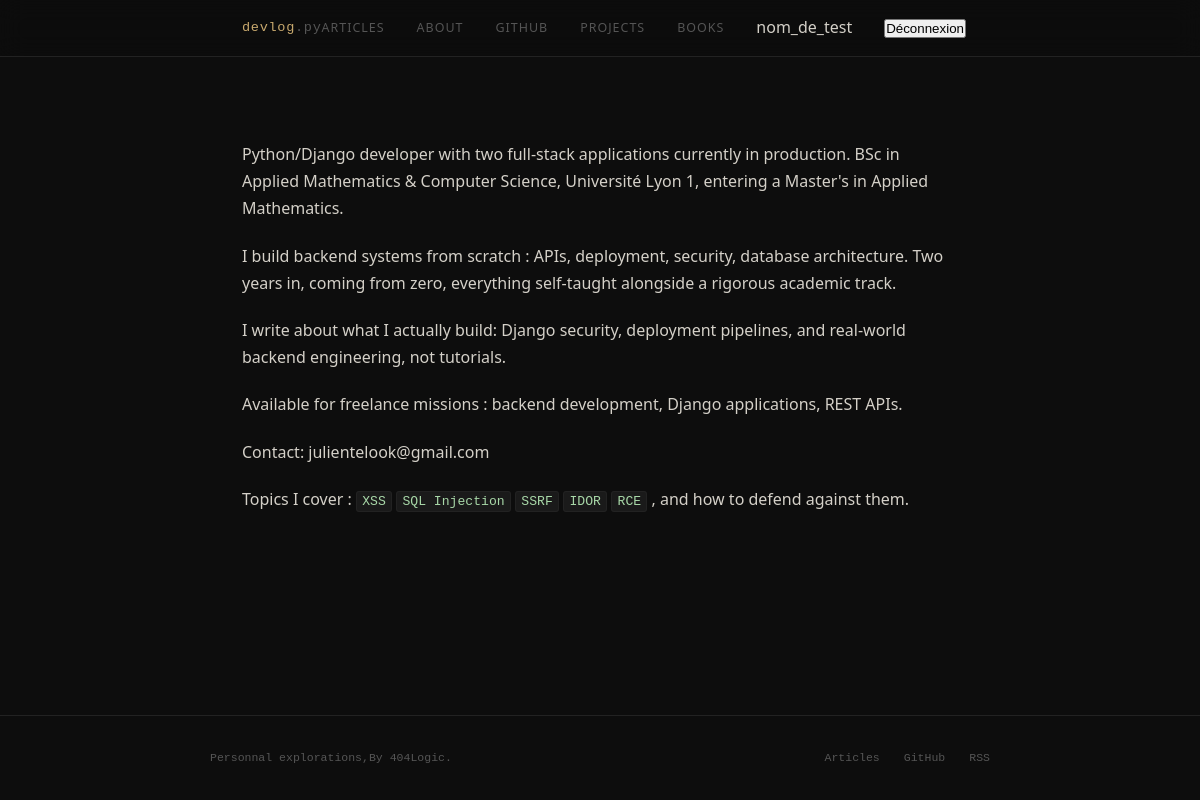
Page /my_profile/ (signed in) on the committed database.
### internaute/models.py (models this page shows)
class Internaute(AbstractUser):
    abonne = models.BooleanField(null=False,default=False)
    email = models.EmailField(unique=True)

### my_profile/models.py (models this page shows, shortened)
class Profile(models.Model):
    bio_description = models.TextField(null=False)
    github_link = models.URLField(max_length=50, unique=True, null=True, blank=True)
    linkedin_link = models.URLField(max_length=50, unique=True, null=True, blank=True)

### my_profile/views.py (the view)
# urls.py: path('',views.my_profile_presentation,name='my_profile'),
def my_profile_presentation(request):
    profile = get_object_or_404(Profile,pk=1)
    profile.content_rendered = render_markdown(profile.bio_description)
    return render(request,'my_profile/personal.html',{'profile':profile})

### post/views.py (called while the page is built)
def render_markdown(content):
    return markdown.markdown(
        content,
        extensions=['fenced_code', 'codehilite','tables']
    )

### my_profile/templates/my_profile/personal.html
{% extends "base.html" %}
{% block content %}
    <p> {{profile.content_rendered | safe}} </p>
{% endblock %}

### templates/header.html (shortened to what this page needs)
  <header>
    <div class="header-inner">
      <a class="logo" href="/">devlog<span>.py</span></a>
      <nav>
          <a href="/">Articles</a>
          <a href="/my_profile">About</a>
          <a href="https://github.com/fork71enthropy/blog" target="_blank">GitHub</a>
          <a href="/my_profile/projects">Projects</a>
          <a href="/my_profile/books">Books</a>
          {% if user.is_authenticated %}
              <span>{{ user.username }}</span>
              <form method="post" action="{% url 'logout' %}" style="display:inline;">
                  <button type="submit">Déconnexion</button>
              </form>
          {% else %}
              <a href="{% url 'login' %}">Connexion</a>
              <a href="/internaute">Subscribe</a>
          {% endif %}
      </nav>
    </div>
  </header>

### post/static/css/style.css (style rules this page uses)
*, *::before, *::after { box-sizing: border-box; margin: 0; padding: 0; }
:root { --bg: #0d0d0d; --surface: #141414; --border: #222; --muted: #555; --text: #d4d0c8; --heading: #f0ece0; --accent: #c8a96e; --accent-dim:#7a6540; --code-bg: #1a1a1a; --font-serif: 'Instrument Serif', Georgia, serif; --font-mono: 'DM Mono', 'Courier New', monospace; --font-sans: 'Geist', system-ui, sans-serif; }
html { font-size: 16px; scroll-behavior: smooth; }
body { background: var(--bg); color: var(--text); font-family: var(--font-sans); font-weight: 300; line-height: 1.7; min-height: 100vh; display: flex; flex-direction: column; }
header { border-bottom: 1px solid var(--border); position: sticky; top: 0; background: rgba(13,13,13,0.92); backdrop-filter: blur(12px); z-index: 100; }
.header-inner { max-width: 780px; margin: 0 auto; padding: 0 2rem; height: 56px; display: flex; align-items: center; justify-content: space-between; }
.logo { font-family: var(--font-mono); font-size: 0.85rem; color: var(--accent); text-decoration: none; letter-spacing: 0.05em; }
.logo span { color: var(--muted); }
nav { display: flex; gap: 2rem; align-items: center; }
nav a { font-size: 0.78rem; font-weight: 400; color: var(--muted); text-decoration: none; letter-spacing: 0.08em; text-transform: uppercase; transition: color 0.2s; }
p { margin-bottom: 1.25rem; }
a { color: var(--accent); text-decoration: none; }
code { font-family: var(--font-mono); font-size: 0.82em; background: var(--code-bg); color: #a8d8a8; padding: 0.15em 0.4em; border-radius: 3px; border: 1px solid var(--border); }

### rows in the picture
Internaute: username "nom_de_test"
Profile: content_rendered "Python/Django developer with two full-stack applications currently in production. BSc in Applied Mathematics & Computer Science, Université Lyon 1, entering a Master's in Applied Mathematics. I build backend systems from scratch : APIs, deployment, security, database architecture. Two years in, coming from zero, everything self-taught alongside a rigorous academic track. I write about what I actually build: Django security, deployment pipelines, and real-world backend engineering, not tutorials. Available for freelance missions : backend development, Django applications, REST APIs. Contact: julientelook@gmail.com Topics I cover : XSS SQL Injection SSRF IDOR RCE , and how to defend against…"
